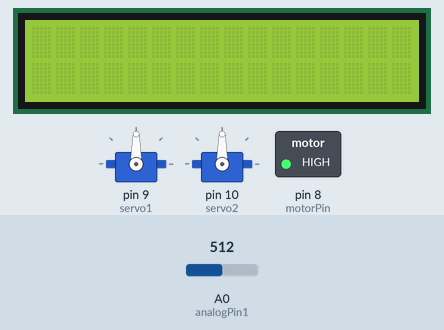
Simulated run of this sketch. Board: Arduino Uno, built with avr-gcc and run on an emulated ATmega328P. Parts: 2 × servo, 16×2 character LCD, switched loads named in the sketch (green lamp = pin HIGH). Inputs (shaded band) come from the test bench; at power-on: A0 (analogPin1) = 512. What the sketch prints to the serial monitor is not drawn.

Above: at 0.1 s.
Timing chart, 0 to 1.6 s (numbered marks = the images above):
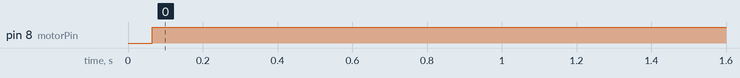

Measured:
- by itself, pin 8 (motorPin): LOW → HIGH at 0.06 s

The sketch:

fish_code.ino
```cpp
#include <Servo.h>  // servo library
#include <LiquidCrystal.h>  //LCD library
//#include "DHT.h" //Temp and Hum library
//#define DHTPIN 13
//#define DHTTYPE DHT22

Servo servo1;  // servo control up/down
Servo servo2;  // servo control left/right
const int motorPin = 8;
LiquidCrystal lcd(6,5,3,3,2,1);
const int analogPin1 = A0;  //microphone
const int analogPin2 = A1;  //up
const int analogPin3 = A2;  //down
const int analogPin4 = A3;  //left
const int analogPin5 = A4;  //right
int MicValue = 0;
//DHT dht(DHTPIN, DHTTYPE);

void setup()
{
  servo1.attach(9);
  servo2.attach(10);
  pinMode(motorPin, OUTPUT);
  Serial.begin(9600);
  lcd.begin(16, 2);
  lcd.clear();
  //dht.begin();
}

void loop()
{
  /*servos*/
  int position;  // int for servo positioning
 /* if((A1)>15)
  {
    servo1.write(45);
    delay(20);
  }
  if((A2)>16)
  {
    servo1.write(135);
    delay(20);
  }
  if((A3)>17)
  {
    servo2.write(45);
    delay(20);
  }
  if((A4)>18)
  {
    servo2.write(135);
    delay(20);
  }*/
  if(servo1.read() != 90)
  {
    servo1.write(1);
    delay(20);
  }
  else if(servo2.read() != 90)
  {
   servo2.write(1);
    delay(20);
  }
  /*fan*/
  digitalWrite(motorPin, HIGH);  //turn the fan on high always
  /*temperature and humidity*/
  //dht.read22(DHTpin);
  /*float h = dht.readHumidity();  //reads hum
  float t = dht.readTemperature();  //& temp
  if (isnan(t) || isnan(h))
  {
    lcd.println("Failed to read from DHT");
  }
  else
  {
    lcd.setCursor(0,0);  //first line for printing on the LCD
    lcd.print("Humidity: ");
    lcd.print(h);
    lcd.print(" %\t");
    lcd.setCursor(0,1);  //second line for printing on the LCD
    lcd.print("Temperature: ");
    lcd.print(t);
    lcd.println(" *C");
  }*/
  /*jokes*/
  MicValue = analogRead(A0);
  if(MicValue>=1)
  {
    //code to play a joke
  }
  //Serial.println(A0);
  Serial.println(A1);
  //Serial.println(A2);
  //Serial.println(A3);
  //Serial.println(h);
  //Serial.println(t);
  //Serial.println(position);
  Serial.println(servo1.read());
}
```
